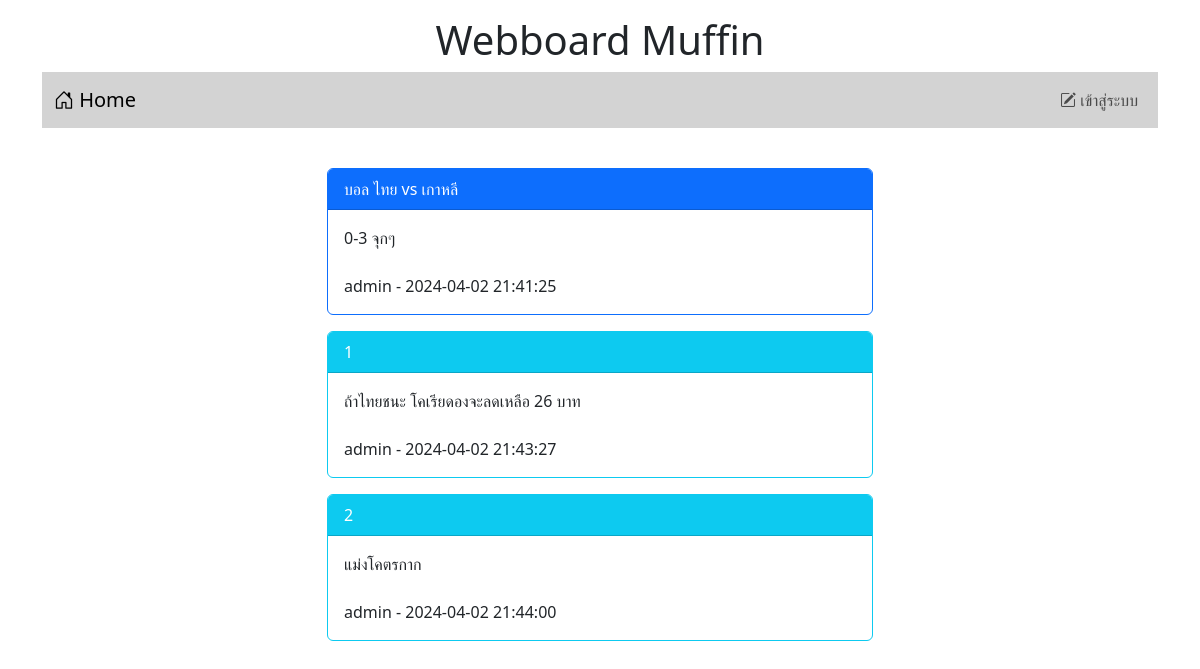
Screenshot of /post.php?id=5 with the database file from the repository.
### tables this page shows
CREATE TABLE `post` (
  `id` int(11) NOT NULL,
  `title` varchar(128) NOT NULL,
  `content` varchar(2048) NOT NULL,
  `post_date` datetime NOT NULL,
  `cat_id` int(11) NOT NULL,
  `user_id` int(11) NOT NULL
);

CREATE TABLE `user` (
  `id` int(11) NOT NULL,
  `login` varchar(32) NOT NULL,
  `password` varchar(64) NOT NULL,
  `name` varchar(64) NOT NULL,
  `gender` char(1) NOT NULL,
  `email` varchar(32) NOT NULL,
  `role` char(1) NOT NULL
);

CREATE TABLE `comment` (
  `id` int(11) NOT NULL,
  `content` varchar(20148) NOT NULL,
  `post_date` datetime NOT NULL,
  `user_id` int(11) NOT NULL,
  `post_id` int(11) NOT NULL
);

### post.php (the view, shortened to what this page needs)
<!DOCTYPE html>
<html lang="en">
<head>
    <link href="https://cdn.jsdelivr.net/npm/bootstrap@5.3.3/dist/css/bootstrap.min.css" rel="stylesheet">
    <link rel="stylesheet" href="https://cdn.jsdelivr.net/npm/bootstrap-icons@1.11.3/font/bootstrap-icons.min.css">
</head>
<body align = "center">
    <div class="container-lg">
        <h1 style="text-align: center;" class="mt-3">Webboard Muffin</h1>
        <?php include "nav.php"?>
        <div class="row mt-4">
            <div class="col-lg-3 col-md-2 col-sm-1"></div>
            <div class="col-lg-6 col-md-8 col-sm-10">
            <?php
                $conn = new PDO("mysql:host=localhost;dbname=webboard;charset=utf8", "root", "");
                $sql = "select post.title, post.content, post.post_date, user.login from post
                        inner join user on (post.user_id = user.id) where post.id=$_GET[id]";
                $result = $conn->query($sql);
                while($row = $result->fetch()){
                    echo "<div class= 'card border-primary mt-3'>";
                    echo "<div class= 'card-header bg-primary text-white'>$row[0]</div>";
                    echo "<div class= 'card-body'>$row[1] <br><br> $row[3] - $row[2]</div>";
                    echo "</div>";
                }
                $conn = new PDO("mysql:host=localhost;dbname=webboard;charset=utf8", "root", "");
                $sql = "select comment.content, comment.post_date, user.login from comment
                        inner join user on (comment.user_id = user.id)
                        where comment.post_id=$_GET[id]";
                $result = $conn->query($sql);
                $i = 1;
                while($row = $result->fetch()){
                    echo "<div class= 'card border-info mt-3'>";
                    echo "<div class= 'card-header bg-info text-white'> $i</div>";
                    echo "<div class= 'card-body'>$row[0] <br><br> $row[2] - $row[1]</div>";
                    echo "</div>";
                    $i += 1;
                }
            ?>
            </div>
            <div class="col-lg-3 col-md-2 col-sm-1"></div>
        </div>
    </div>
</body>
</html>

### rows the page displays
post: title "บอล ไทย vs เกาหลี", content "0-3 จุกๆ", user.login "admin", post_date "2024-04-02 21:41:25"
comment: content "ถ้าไทยชนะ โคเรียดองจะลดเหลือ 26 บาท", user.login "admin", post_date "2024-04-02 21:43:27"
comment: content "แม่งโคตรกาก", user.login "admin", post_date "2024-04-02 21:44:00"
